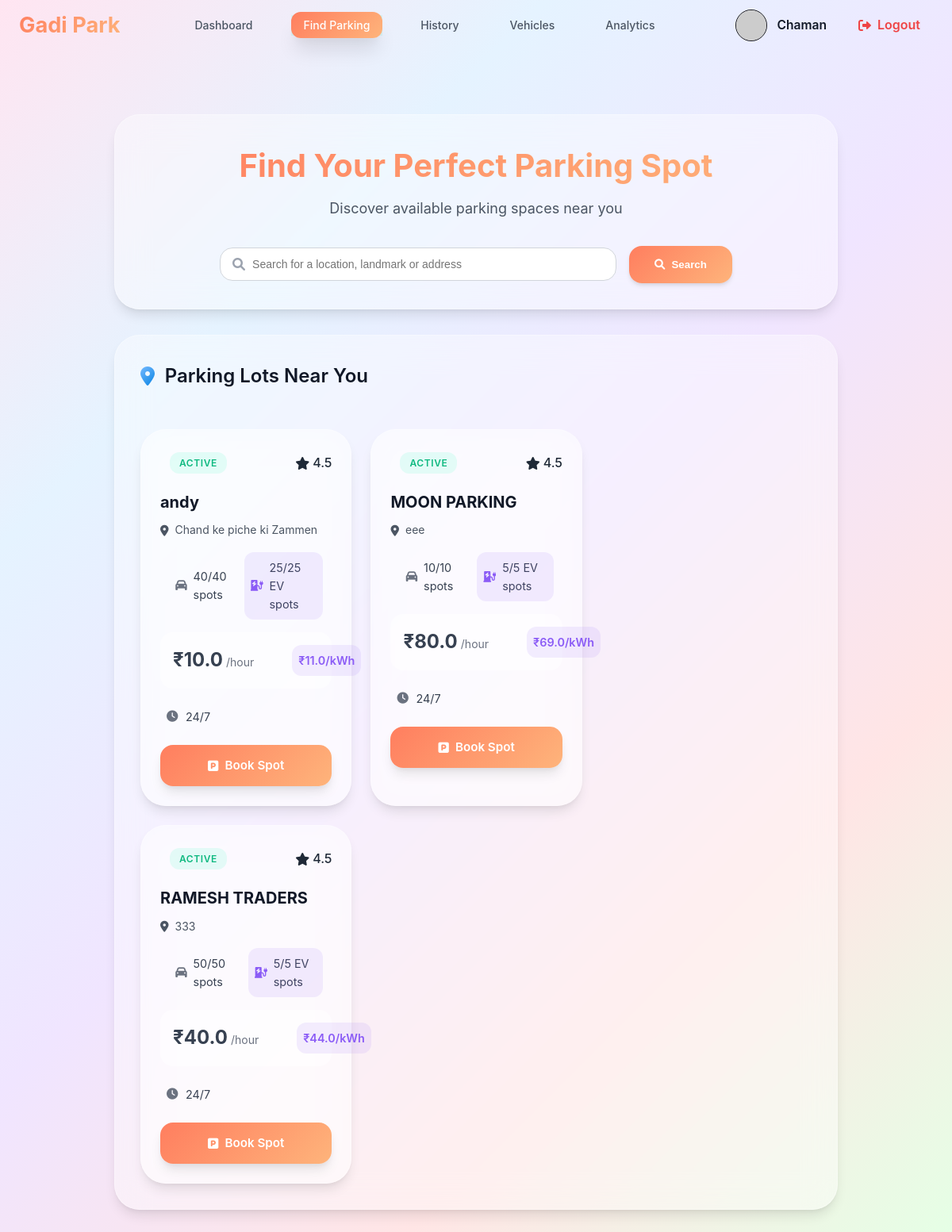
The page /find_parking (signed in) on the database its author committed.
### models/user.py (models this page shows, shortened)
class User(db.Model):
    __tablename__ = 'users'
    id=db.Column(db.Integer,primary_key=True)
    username=db.Column(db.String(80),unique=True,nullable=False)
    password_hash=db.Column(db.String(128),nullable=False)
    full_name=db.Column(db.String(80),nullable=True)
    is_admin=db.Column(db.Boolean,default=False)
    wallet_balance=db.Column(db.Float,default=0.00)
    total_parkings=db.Column(db.Integer,default=0)
    total_spendings=db.Column(db.Float,default=0)
    registration_date=db.Column(db.DateTime,default=db.func.current_timestamp())

### models/parking_lot.py (models this page shows, shortened)
class ParkingLot(db.Model):
    __tablename__ = 'parking_lots'
    id = db.Column(db.Integer, primary_key=True)
    name= db.Column(db.String(80), unique=True, nullable=False)
    address = db.Column(db.String(200), nullable=False)
    pincode = db.Column(db.String(10), nullable=False)
    hourly_rate = db.Column(db.Float, nullable=False)
    total_spots = db.Column(db.Integer, nullable=False)
    occupied_regular_spots = db.Column(db.Integer, default=0)
    occupied_ev_spots = db.Column(db.Integer, default=0)
    ev_spots = db.Column(db.Integer, default=0)
    ev_charging_rate = db.Column(db.Float, nullable=True)
    opening_time = db.Column(db.String(10), nullable=True)
    closing_time = db.Column(db.String(10), nullable=True)
    is_24_hours = db.Column(db.Boolean, default=False)
    description = db.Column(db.String(200), nullable=True)

### routes/user.py (the view)
@user_bp.route('/find_parking',methods=['POST','GET'])
@login_required
@user_required
def find_parking():
    user=User.query.get(session.get('user_id'))
    vehicles=Vehicle.query.filter_by(user_id=user.id)
    lots=ParkingLot.query.all()
    lot_id=request.args.get('lot_id')
    current_booking_time= request.args.get('current_booking_time')
    current_booking_date= request.args.get('current_booking_date')
    is_booked_by_user=Booking.query.filter_by(user_id=user.id).first()
    if is_booked_by_user:
        flash('You have any active bookings.', 'error')
        return redirect(url_for('user.user_dashboard'))
    lot = None
    if request.method == 'GET' and lot_id:
        lot = ParkingLot.query.filter_by(id=lot_id).first()
    return render_template('find_parking.html',lots=lots,lot=lot,vehicles=vehicles,current_booking_time=current_booking_time,current_booking_date=current_booking_date,user=user)

### Templates/find_parking.html (shortened to what this page needs)
{% extends "base.html" %}
{% block style %}
<link rel="stylesheet" href="{{url_for('static',filename='css/base.css')}}">
<link rel="stylesheet" href="{{url_for('static',filename='css/find_parking.css')}}">
<link rel="stylesheet" href="{{url_for('static',filename='css/modal.css')}}">
<link rel="stylesheet" href="https://cdnjs.cloudflare.com/ajax/libs/font-awesome/6.0.0/css/all.min.css">
{% endblock %}
{% block content %}
{% include "user_navbar.html" %}
<div class="user-main-content">
    <div class="search-section bg">
        <div class="search-header">
            <h1>Find Your Perfect Parking Spot</h1>
            <p>Discover available parking spaces near you</p>
        </div>
        <form action="" class="search-form">
            <div class="search-container" id="search-container">
                <div class="search-box">
                    <i class="fas fa-search"></i>
                    <input type="search" placeholder="Search for a location, landmark or address" class="search-input">
                </div>
                <button type="submit" class="search-btn">
                    <i class="fas fa-search"></i>
                    Search
                </button>
            </div>
        </form>
    </div>
    <div class="parking-lots-section bg" style="padding: 2rem;">
        <div class="parking-header" >
            <h2>
                <i class="fas fa-map-marker-alt"></i>
                Parking Lots Near You
            </h2>
        </div>
        <div class="parking-lots-card-container">
            {% for lot in lots %}
            <div class="parking-lot-card bg" id="parking-lot-card" >
                <div class="card-header">
                    <div class="lot-status">
                        {% if lot.total_spots + lot.ev_spots == lot.occupied_regular_spots + lot.occupied_ev_spots %}
                            <div class="full lot-status">
                                Full
                            </div>
                        {% else %}
                            <div class="active lot-status">
                                Active
                            </div>
                        {% endif %}
                    </div>
                    <div class="lot-rating">
                        <i class="fas fa-star"></i>
                        <span>4.5</span>
                    </div>
                </div>
                <div class="card-content">
                    <h3 class="lot-name">{{ lot.name }}</h3>
                    <p class="lot-address">
                        <i class="fas fa-map-marker-alt"></i>
                        {{ lot.address }}
                    </p>
                    <div class="lot-features">
                        <div class="feature">
                            <i class="fas fa-car"></i>
                            <span>{{ lot.total_spots - lot.occupied_regular_spots }}/{{ lot.total_spots }} spots</span>
                        </div>
                        {% if lot.ev_spots > 0 %}
                        <div class="feature ev">
                            <i class="fas fa-charging-station"></i>
                            <span>{{ lot.ev_spots - lot.occupied_ev_spots }}/{{ lot.ev_spots }} EV spots</span>
                        </div>
                        {% endif %}
                    </div>
                    <div class="pricing-info">
                        <div class="price-main">
                            <span class="price">₹{{ lot.hourly_rate }}</span>
                            <span class="price-unit">/hour</span>
                        </div>
                        {% if lot.ev_spots > 0 %}
                        <div class="price-ev">
                            <span class="ev-price">₹{{ lot.ev_charging_rate }}/kWh</span>
                        </div>
                        {% endif %}
                    </div>
                    <div class="feature">
                        <i class="fas fa-clock"></i>
                        <span>
                            {% if lot.is_24_hours %}
                                24/7
                            {% else %}
                                {{ lot.opening_time }} - {{ lot.closing_time }}
                            {% endif %}
                        </span>
                    </div>
                </div>
                <div class="card-actions">
                    {% if lot.total_spots + lot.ev_spots == lot.occupied_regular_spots + lot.occupied_ev_spots %}
                    {%else%}
                    <a href="{{ url_for('booking.booking', lot_id=lot.id) }}" class="book-spot-btn btn-style">
                        <i class="fas fa-parking"></i>
                        Book Spot
                    </a>
                    {%endif%}
                </div>
            </div>
            {% endfor %}
            </div>
        </div>
    </div>
{% endblock %}

### Templates/user_navbar.html
{%extends "base.html" %}
{%block style%}
<link rel="stylesheet" href="{{url_for('static',filename='css/user_navbar.css')}}">
{%endblock%}
{%block content %}
{% set current_path = request.path %}
<nav class="top-navbar">
        <div class="nav-container">
            <div class="logo">
                <h2>Gadi Park</h2>
            </div>
            <ul class="nav-links">
                <li class="{% if current_path == url_for('user.user_dashboard')%}active{%endif%}"><a href="{{ url_for('user.user_dashboard') }}">Dashboard</a></li>
                <li class="{% if current_path == url_for('user.find_parking')%}active{%endif%}"><a href="{{ url_for('user.find_parking') }}">Find Parking</a></li>
                <li class="{% if current_path == url_for('user_activity.history')%}active{%endif%}"><a href="{{url_for('user_activity.history')}}">History</a></li>
                <li class="{% if current_path == url_for('user.vehicle')%}active{%endif%}"><a href="{{url_for('user.vehicle')}}">Vehicles</a></li>
                <li><a href="#">Analytics</a></li>
            </ul>
            <div class="user-actions">
                <a href="{{url_for('profile.profile')}}">
                    <div class="user-profile">
                        <div class="profile-avatar">
                            <img src="https://api.dicebear.com/9.x/open-peeps/svg?seed={{ username }}&backgroundColor=transparent&radius=50"alt="Profile Avatar"class="profile-avatar"/>
                        </div>
                        <span class="user-name">{{ user.full_name }}</span>
                    </div>
                </a>
                <a href="{{url_for('auth.logout')}}" class="logout-btn">
                    <i class="fas fa-sign-out-alt"></i>
                    <span>Logout</span>
                </a>
            </div>
        </div>
    </nav>
{%endblock%}

### Static/css/base.css (style rules this page uses)
:root { --main-gradient: linear-gradient(135deg, #ff7e5f 0%, #feb47b 100%); --gradient-blue: linear-gradient(135deg, #74b9ff 0%, #0984e3 100%); --gradient-purple: linear-gradient(135deg, #a29bfe 0%, #5044ad 100%); --gradient-pink: linear-gradient(135deg, #fd79a8 0%, #ff47fc 100%); --gradient-green: linear-gradient(135deg, #00b894 0%, #55efc4 100%); --gradient-orange: linear-gradient(135deg, #e17055 0%, #fdcb6e 100%); --gradient-red: linear-gradient(135deg, #e17055 0%, #ff1100 100%); --gradient-gray: linear-gradient(135deg, #dfe6e992 0%, #b2bec399 100%); --bg-gradient-main: linear-gradient(135deg, #FFE5F1 0%, #E5F3FF 25%, #F0E5FF 50%, #FFE5E5 75%, #E5FFE5 100%); --bg-gradient-soft: linear-gradient(135deg, #ffeaa7 0%, #fab1a0 100%); --bg-gradient-cool: linear-gradient(135deg, #a8edea 0%, #fed6e3 100%); --white: #ffffff; --gray-50: #f9fafb; --gray-100: #f3f4f6; --gray-200: #e5e7eb; --gray-300: #d1d5db; --gray-400: #9ca3af; --gray-500: #6b7280; --gray-600: #4b5563; --gray-700: #374151; --gray-800: #1f2937; --gray-900: #111827; --shadow-sm: 0 1px 2px 0 rgba(0, 0, 0, 0.05); --shadow: 0 1px 3px 0 rgba(0, 0, 0, 0.1), 0 1px 2px 0 rgba(0, 0, 0, 0.06); --shadow-md: 0 4px 6px -1px rgba(0, 0, 0, 0.1), 0 2px 4px -1px rgba(0, 0, 0, 0.06); --shadow-lg: 0 10px 15px -3px rgba(0, 0, 0, 0.1), 0 4px 6px -2px rgba(0, 0, 0, 0.05); --shadow-xl: 0 20px 25px -5px rgba(0, 0, 0, 0.1), 0 10px 10px -5px rgba(0, 0, 0, 0.04); --shadow-2xl: 0 20px 25px -5px rgba(0, 0, 0, 0.208), 0 10px 10px -5px rgba(0, 0, 0, 0.04); --radius-sm: 0.375rem; --radius: 0.5rem; --radius-md: 0.75rem; --radius-lg: 1rem; --radius-xl: 1.5rem; --radius-2xl: 2rem; --refresh-btn-color:rgb(171, 238, 255); --available-color: #10b924aa; --occupied-color: #ef4444; --ev-color: #8b5cf6; --regular-color:#ffc0cb; --border-color: #ffc0cb; --transition: all 0.3s cubic-bezier(0.4, 0, 0.2, 1); }
* { margin: 0; padding: 0; box-sizing: border-box; }
body { font-family: 'Inter', sans-serif; background: var(--bg-gradient-main); color: var(--gray-800); line-height: 1.6; height: 100%; }
.user-main-content { width: 80%; margin: 0 auto; padding: 80px 1.5rem 2rem; }
.bg { background: rgba(255, 255, 255, 0.4); backdrop-filter: blur(20px); border-radius: var(--radius-2xl); box-shadow: var(--shadow-lg); border: 1px solid rgba(255, 255, 255, 0.3); }
.btn-style { background: var(--main-gradient); color: white; border: none; padding: 0.875rem 1.5rem; border-radius: var(--radius-lg); font-weight: 600; cursor: pointer; transition: var(--transition); display: flex; align-items: center; gap: 0.5rem; box-shadow: var(--shadow-lg); font-size: 0.95rem; }
.search-container { display: flex; justify-content: space-between; align-items: center; gap: 3rem; }
.search-box { position: relative; flex: 1; max-width: 500px; display: flex; gap: 0.5rem; }
.search-box i { position: absolute; left: 1rem; top: 50%; transform: translateY(-50%); color: var(--gray-400); }
.search-btn { display: flex; align-items: center; gap: 0.5rem; padding: 1rem 2rem; background: var(--main-gradient); color: var(--white); border: none; border-radius: var(--radius-lg); font-weight: 600; cursor: pointer; transition: var(--transition); box-shadow: var(--shadow-md); }
.search-box input { width: 100%; padding: 0.75rem 1rem 0.75rem 2.5rem; border: 1px solid var(--gray-300); border-radius: var(--radius-lg); font-size: 0.875rem; background: var(--white); transition: var(--transition); }
.parking-lots-section { padding: 2rem; }
.parking-lots-card-container { display: flex; flex-wrap: wrap; gap: 1.5rem; margin-top: 1.5rem; }
.parking-lot-card { padding: 1.5rem; transition: var(--transition); }
.card-header { display: flex; justify-content: space-between; align-items: center; margin-bottom: 1rem; }
.lot-status { padding: 0.25rem 0.75rem; border-radius: var(--radius-md); font-size: 0.75rem; font-weight: 600; text-transform: uppercase; letter-spacing: 0.05em; }
.active { background: rgba(17, 255, 176, 0.1); color: #10b981; }
.card-content h3 { font-size: 1.25rem; font-weight: 700; color: var(--gray-900); margin-bottom: 0.5rem; }
.lot-address { display: flex; align-items: center; gap: 0.5rem; color: var(--gray-600); margin-bottom: 0.25rem; font-size: 0.875rem; }
.booking-date, .user-name-small, .lot-name, .start-time, .amount { font-weight: 500; color: var(--gray-900); }

### rows shown on the page
User: full_name "Chaman"
ParkingLot: shows "ACTIVE", name "andy", address "Chand ke piche ki Zammen", lot.total_spots-lot.occupied_regular_spots "40", total_spots "40", lot.ev_spots-lot.occupied_ev_spots "25", ev_spots "25", hourly_rate "10.0", ev_charging_rate "11.0", is_24_hours "24/7"
ParkingLot: shows "ACTIVE", name "MOON PARKING", address "eee", lot.total_spots-lot.occupied_regular_spots "10", total_spots "10", lot.ev_spots-lot.occupied_ev_spots "5", ev_spots "5", hourly_rate "80.0", ev_charging_rate "69.0", is_24_hours "24/7"
ParkingLot: shows "ACTIVE", name "RAMESH TRADERS", address "333", lot.total_spots-lot.occupied_regular_spots "50", total_spots "50", lot.ev_spots-lot.occupied_ev_spots "5", ev_spots "5", hourly_rate "40.0", ev_charging_rate "44.0", is_24_hours "24/7"
